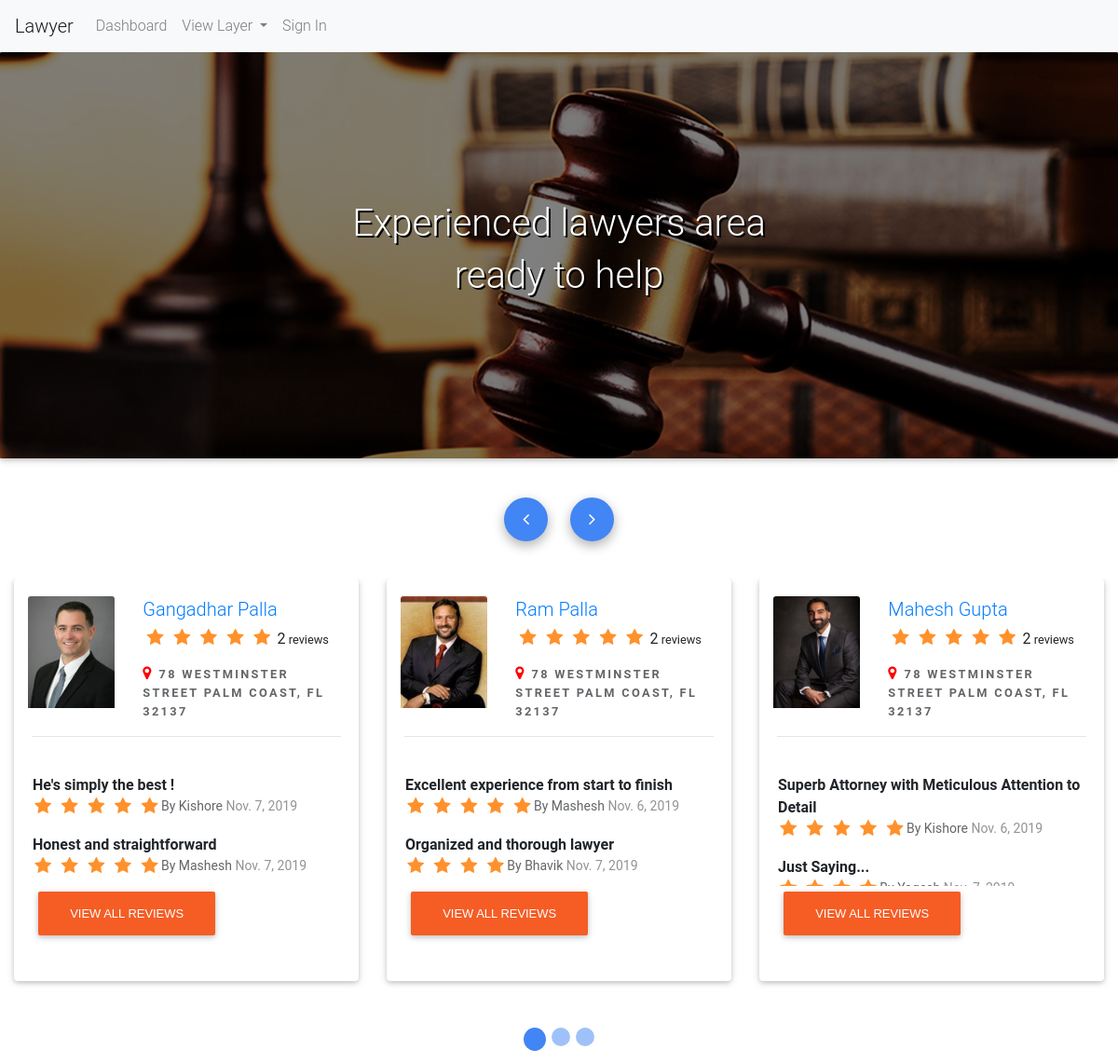
/, run on an earlier commit of the app's database.
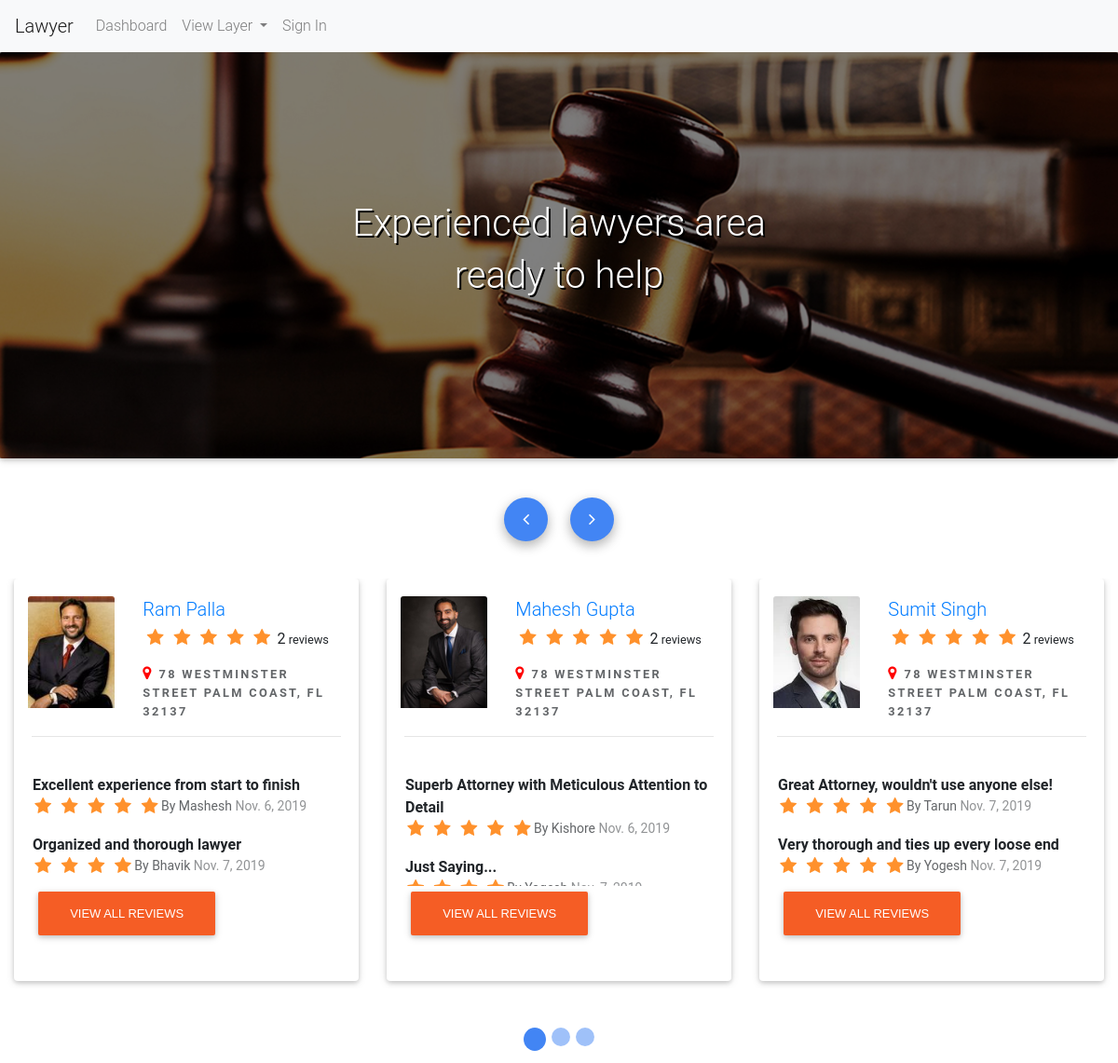
And on a later commit of the database.
### lawyer/models.py (models this page shows, shortened)
class Lawyer(models.Model):
    YEAR = (
        ('2019', '2019'),
        ('2018', '2018'),
        ('2017', '2017'),
        ('2016', '2016'),
        ('2015', '2015'),
        ('2014', '2014'),
        ('2013', '2013'),
        ('2012', '2012'),
        ('2011', '2011'),
        ('2010', '2010'),
        ('2009', '2009'),
        ('2008', '2008'),
        ('2007', '2007'),
        ('2006', '2006'),
        ('2005', '2005'),
        ('2004', '2004'),
        ('2003', '2003'),
        ('2002', '2002'),
        ('2001', '2001'),
        ('2000', '2000'),
    )
    user = models.OneToOneField(User,on_delete=models.CASCADE)
    address1 = models.CharField(max_length=400,blank=False,null=False,validators=[
        RegexValidator(regex='(^[A-Za-z0-9]+|,| |/|[A-Za-z]+)+[A-Za-z0-9]+|,| |$',message='Enter Valid Address1')
    ])
    address2 = models.CharField(max_length=400,blank=False,null=False,validators=[
        RegexValidator(regex='(^[A-Za-z0-9]+|,| |/|[A-Za-z]+)+[A-Za-z0-9]+|,| |$',message='Enter Valid Address2')
    ])
    city = models.CharField(max_length=128,blank=False,null=False,validators=[
        RegexValidator(regex='[A-Za-z]{2}[a-z]+$',message='City should only contain letters and mustcontains atleast 2 chracters..')
    ])
    state = models.ForeignKey(State,on_delete=models.CASCADE,null=False,blank=False)
    zipcode = models.CharField(max_length=128,blank=False,null=False,validators=[
        RegexValidator(regex='^[0-9]{6}$',message='Enter Valid Zipcode')
    ])
    phone_number = models.CharField(max_length=128,blank=False,null=False,validators=[
        RegexValidator(regex='^[6|7|8|9]+[0-9]{9}$',message='Enter 10 digit number')
    ])
    license_in = models.ForeignKey(State,on_delete=models.CASCADE,blank=False,null=False,related_name='license_id')
    license_id = models.CharField(max_length=128,blank=False,null=False,validators=[
        RegexValidator(regex='^[A-Za-z0-9]*$',message='Enter Valid License Id')
    ])
    year_admitted = models.CharField(choices=YEAR,max_length=128,blank=False,null=False,)
    profile_image = models.ImageField(upload_to='profile_images',blank=False,null=False,)

class Review_Lawyer(models.Model):
    lawyer_id = models.ForeignKey(Lawyer,on_delete=models.CASCADE, blank=False, null=False)
    user = models.ForeignKey(User,on_delete=models.CASCADE, blank=False, null=False)
    title = models.CharField(max_length=228, blank=False, null=False)
    review = models.CharField(max_length=5000, blank=False, null=False)
    rating = models.IntegerField(blank=False)
    date = models.DateField(blank=False, null=False,auto_now_add=True)
    class Meta:
        verbose_name_plural = 'Review Lawyer'

### lawyer/views.py (the view)
# urls.py: path('',views.index,name='index'),
def index(request):
    lawyer = Lawyer.objects.all()
    review_lawyer = Review_Lawyer.objects.all()
    review_count = Review_Lawyer.objects.values('lawyer_id__user_id').annotate(dcount=Count('review'))
    return render(request,'client/index.html',{'lawyer':lawyer,'review_lawyer':review_lawyer,'review_count':review_count})

### templates/client/index.html (shortened to what this page needs)
{% extends 'client/base.html' %} {% load staticfiles %} {% block body_block %}
<div class="jumbotron jumbotron bg-cover">
    <div class="overlay"></div>
    <h1>Experienced lawyers area</h1>
    <h1>ready to help</h1>
</div>
<div id="multi-item-example" class="carousel slide carousel-multi-item" data-ride="carousel">
    <div class="controls-top">
        <a class="btn-floating" href="#multi-item-example" data-slide="prev"><i class="fa fa-angle-left"></i></a>
        <a class="btn-floating" href="#multi-item-example" data-slide="next"><i class="fa fa-angle-right"></i></a>
    </div>
    <ol class="carousel-indicators">
        <li data-target="#multi-item-example" data-slide-to="0" class="active"></li>
        <li data-target="#multi-item-example" data-slide-to="1"></li>
        <li data-target="#multi-item-example" data-slide-to="2"></li>
    </ol>
    <div class="carousel-inner" role="listbox">
        <div class="carousel-item active">
        {% for l in lawyer  %}
            <div class="col-md-4">
                <div class="card mb-2">
                    <div class='row'>
                        <div class='col-sm-4'>
                            <a href='{% url "lawyer_profile" l.user.id %}'><img class="card-img-top" src="{{ MEDIA_URL }}/{{ l.profile_image }}" alt="Card image cap" height='120px'></a>
                        </div>
                        <div class='col-sm-8'>
                            <h2 class='lawyer_name_review'><a href='{% url "lawyer_profile" l.user.id %}'>{{l.user.first_name}} {{l.user.last_name}}</a></h2>
                            <div class='rating-stars'  style='margin-left:-18%;margin-top:-1%;'>
                                                                <ul id='stars'>
                                                                   <li class='star' title='Poor' data-value='1' value='Poor'>
                                                                        <i class='fa fa-star fa-fw'></i>
                                                                    </li>
                                                                    <li class='star' title='Fair' data-value='2'>
                                                                        <i class='fa fa-star fa-fw'></i>
                                                                    </li>
                                                                    <li class='star' title='Good' data-value='3'>
                                                                        <i class='fa fa-star fa-fw'></i>
                                                                    </li>
                                                                    <li class='star' title='Excellent' data-value='4'>
                                                                        <i class='fa fa-star fa-fw'></i>
                                                                    </li>
                                                                    <li class='star' title='WOW!!!' data-value='5'>
                                                                        <i class='fa fa-star fa-fw'></i>
                                                                    </li>
                                                                    <li class='star'>
                                                                        {% for c in review_count %}
                                                                        {% if l.user_id == c.lawyer_id__user_id%}
                                                                            {{c.dcount}}<small> reviews</small>
                                                                        {% endif %}
                                                                        {% endfor %}
                                                                    </li>
                                                                </ul>
                                                            </div>
                             <i class="fa fa-map-marker marker-icon-css"></i><strong class='lawyer_address_review'>{{l.address1}}</strong>
                        </div>
                    </div>
                    <hr>
                    <div class='row'>
                    <div class="card-body">
                    <div style='max-height:120px;overflow:hidden;'>
                    {% for r in review_lawyer %}
                    {% if l.user.id == r.lawyer_id.user.id %}
                        <strong>{{r.title}}</strong>
                        <section class='rating-widget'>
                    <div class='row'>
                    <div class='rating-stars' style='margin-left:-6%;'>
                        <ul>
                        {% for i in "x"|rjust:r.rating %}
                            <li class='star'>
                                <i class='star fa fa-star fa-fw'></i>
                            </li>
                        {% endfor %}
                        </ul>
                    </div>
                    <div class='text-muted-review'>By {{r.user.first_name}} <span class='text-muted-review'> {{r.date}}</span></div>
                    </div>
                </section>
                   {% endif %}
                    {% endfor %}
                    </div>
                        <a class="btn btn-primary" href='{% url "viewall_review_lawyer" l.user.id %}'>View All Reviews</a>
                    </div>
                    </div>
                 </div>
            </div>
            {% if forloop.counter|divisibleby:3 and not forloop.last %}
    </div>
     {% endif %}
     {% endfor %}
{% endblock %}

### templates/client/base.html (shortened to what this page needs)
<html>
{% load staticfiles %}
{% load crispy_forms_tags %}
<head>
    <link href='{% static "css/bootstrap.css" %}' rel='stylesheet' />
    <link href='{% static "css/style.css" %}' rel='stylesheet' />
    <link href='{% static "css/carousel.css" %}' rel='stylesheet' />
    <link href='{% static "css/glyphicon.css" %}' rel='stylesheet' />
    <link rel="stylesheet" href="https://cdnjs.cloudflare.com/ajax/libs/font-awesome/4.7.0/css/font-awesome.min.css">
</head>
<body>
    <nav class="navbar navbar-expand-lg navbar-light bg-light">
        <a class="navbar-brand" href="#">Lawyer
        </a>
        <div class="collapse navbar-collapse" id="navbarSupportedContent">
            <ul class="navbar-nav mr-auto">
                <li class="nav-item">
                    <a class="nav-link" href="{% url 'index' %}">Dashboard<span class="sr-only">(current)</span></a>
                </li>
                <li class="nav-item dropdown">
                    <a class="nav-link dropdown-toggle" href="http://example.com" id="navbarDropdownMenuLink" data-toggle="dropdown" aria-haspopup="true" aria-expanded="false">
                        View Layer
                    </a>
                </li>
                {% if user.is_authenticated %}
                <li class="nav-item">
                    <a class="nav-link" href="{% url 'logout' %}">Sign Out <span class="sr-only"></span></a>
                </li>
                {% else %}
                <li class="nav-item">
                    <a class="nav-link" href="{% url 'login' %}">Sign In </a>
                </li>
                {% endif %}
            </ul>
        </div>
    </nav>
    {% block body_block %} {% endblock %}
</body>
</html>

### static/css/style.css (style rules this page uses)
.jumbotron { background-color: white; }
.card { border: 1px solid rgba(0, 0, 0, 0.1); padding: 1.2rem; margin-bottom: 1.2rem; background-color: white; }
.row { margin-left: -1.2rem; margin-right: -1.2rem; }
.btn-primary, .btn.btn.btn-primary, .btn.btn.btn-default, .btn-default { background-color: #F55D25; color: white; font-family: "Circular", Helvetica, sans-serif; border-color: #F55D25; }
.bg-cover { background-image: url('../images/law.jpg'); }
.jumbotron { text-align: center; padding-top: 10rem; padding-bottom: 10rem; text-shadow: 2px 2px #000; }
.bg-cover { background-size: cover; color: white; background-position: center center; position: relative; z-index: -2; }
.overlay { background-color: #000; opacity: 0.5; position: absolute; top: 0; left: 0; bottom: 0; right: 0; z-index: -1; }
.lawyer_name_review { font-size: 1.25em; line-height: 1.4; color: #008CC9; overflow-wrap: break-word; word-wrap: break-word; word-break: break-word; font-style: bold; }
.lawyer_address_review { font-size: 0.8rem !important; opacity: 0.7; letter-spacing: 0.18em; line-height: 1.57143; text-transform: uppercase; }
.card { border: 1px solid rgba(0, 0, 0, 0.1); padding: 1.2rem; }
.text-muted-review { opacity: 0.7; font-size: 14px; }
.rating-stars ul { list-style-type: none; padding-left: -50px; }
.rating-stars ul>li.star { display: inline-block; }
.rating-stars ul>li.star>i.fa { font-size: 1.2em; color: #FF912C; }
.marker-icon-css { color: red; padding-right: 8px; font-size: 14px; }

### templates/client/index.html (style rules this page uses)
.rating-stars ul { list-style-type: none; padding-left: -50px; }
.rating-stars ul>li.star { display: inline-block; }
.rating-stars ul>li.star>i.fa { font-size: 1.2em; color: #FF912C; }

What changed in the data, as far as the page shows it:
removed Lawyer: profile_image (picture), user.first_name "Gangadhar", user.last_name "Palla", dcount "2", address1 "78 WESTMINSTER STREET PALM COAST, FL 32137"
removed Review_Lawyer: title "He's simply the best !", rating 5 (drawn), user.first_name "Kishore", date "Nov. 7, 2019", shown under "Gangadhar"
removed Review_Lawyer: title "Honest and straightforward", rating 5 (drawn), user.first_name "Mashesh", date "Nov. 7, 2019", shown under "Gangadhar"
now on this page (row unchanged): Lawyer: profile_image (picture), user.first_name "Sumit", user.last_name "Singh", dcount "2", address1 "78 WESTMINSTER STREET PALM COAST, FL 32137"
now on this page (row unchanged): Review_Lawyer: title "Great Attorney, wouldn't use anyone else!", rating 5 (drawn), user.first_name "Tarun", date "Nov. 7, 2019", shown under "Sumit"
now on this page (row unchanged): Review_Lawyer: title "Very thorough and ties up every loose end", rating 5 (drawn), user.first_name "Yogesh", date "Nov. 7, 2019", shown under "Sumit"
